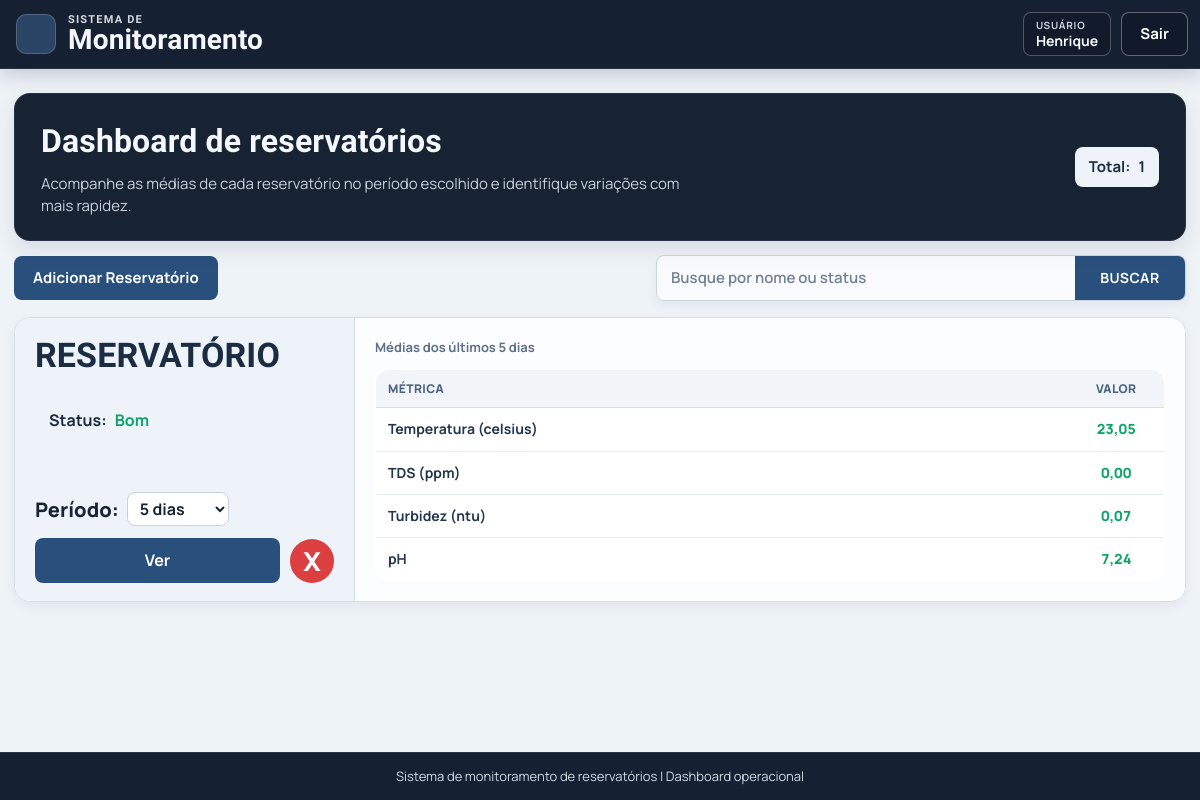
The app's page / (signed in) with its own data.
### app/models.py (models this page shows, shortened)
class Reservatorio(models.Model):
    STATUS_BOM = "bom"
    STATUS_ATENCAO = "atencao"
    STATUS_PERIGO = "perigo"
    FAIXA_PADRAO_PPM_TDS_MIN = 0.0
    FAIXA_PADRAO_PPM_TDS_MAX = 500.0
    FAIXA_PADRAO_NTU_TURBIDEZ_MIN = 0.0
    FAIXA_PADRAO_NTU_TURBIDEZ_MAX = 5.0
    FAIXA_PADRAO_CELSIUS_TEMPERATURA_MIN = 5.0
    FAIXA_PADRAO_CELSIUS_TEMPERATURA_MAX = 30.0
    FAIXA_PADRAO_PH_MIN = 6.0
    FAIXA_PADRAO_PH_MAX = 9.5
    META_PADRAO_PPM_TDS = 600.0
    META_PADRAO_NTU_TURBIDEZ = 1.5
    META_PADRAO_CELSIUS_TEMPERATURA = 25.0
    META_PADRAO_PH = 7.0
    ESP32_INTERVALO_ENVIO_NORMAL_PADRAO_S = 60
    ESP32_INTERVALO_ENVIO_CALIBRACAO_PADRAO_S = 5
    STATUS_CHOICES = (
        (STATUS_BOM, "Bom"),
        (STATUS_ATENCAO, "Ateno"),
        (STATUS_PERIGO, "Perigo"),
    )
    usuario = models.ForeignKey(
        settings.AUTH_USER_MODEL,
        on_delete=models.CASCADE,
        related_name="reservatorios",
    )
    nome = models.CharField(max_length=120, unique=True)
    status = models.CharField(max_length=20, choices=STATUS_CHOICES, default=STATUS_BOM)
    faixa_ppm_tds_min = models.FloatField(default=FAIXA_PADRAO_PPM_TDS_MIN)
    faixa_ppm_tds_max = models.FloatField(default=FAIXA_PADRAO_PPM_TDS_MAX)
    faixa_ntu_turbidez_min = models.FloatField(default=FAIXA_PADRAO_NTU_TURBIDEZ_MIN)
    faixa_ntu_turbidez_max = models.FloatField(default=FAIXA_PADRAO_NTU_TURBIDEZ_MAX)
    faixa_celsius_temperatura_min = models.FloatField(default=FAIXA_PADRAO_CELSIUS_TEMPERATURA_MIN)
    faixa_celsius_temperatura_max = models.FloatField(default=FAIXA_PADRAO_CELSIUS_TEMPERATURA_MAX)
    faixa_ph_min = models.FloatField(default=FAIXA_PADRAO_PH_MIN)
    faixa_ph_max = models.FloatField(default=FAIXA_PADRAO_PH_MAX)
    meta_ppm_tds = models.FloatField(default=META_PADRAO_PPM_TDS)
    meta_ntu_turbidez = models.FloatField(default=META_PADRAO_NTU_TURBIDEZ)
    meta_celsius_temperatura = models.FloatField(default=META_PADRAO_CELSIUS_TEMPERATURA)
    meta_ph = models.FloatField(default=META_PADRAO_PH)
    esp32_token_integracao = models.CharField(
        max_length=128,
        unique=True,
        default=gerar_token_integracao_esp32,
    )
    esp32_intervalo_envio_normal_s = models.PositiveIntegerField(
        default=ESP32_INTERVALO_ENVIO_NORMAL_PADRAO_S,
    )
    esp32_intervalo_envio_calibracao_s = models.PositiveIntegerField(
        default=ESP32_INTERVALO_ENVIO_CALIBRACAO_PADRAO_S,
    )
    alerta_sonoro_silenciado = models.BooleanField(default=False)
    alerta_sonoro_silenciado_permanente = models.BooleanField(default=False)
    alerta_sonoro_teste_ate = models.DateTimeField(null=True, blank=True)
    created_at = models.DateTimeField(auto_now_add=True)
    updated_at = models.DateTimeField(auto_now=True)
    class Meta:
        ordering = ["nome"]
    @classmethod
    def listar(cls, busca="", usuario=None):
        queryset = cls.objects.all()
        if usuario is not None:
            queryset = queryset.filter(usuario=usuario)
        termo = (busca or "").strip()
        if not termo:
            return queryset
        return queryset.filter(Q(nome__icontains=termo) | Q(status__icontains=termo))

### app/views.py (the view)
# urls.py: path('', views.index, name="index"),
@login_required(login_url="entrar")
@require_http_methods(["GET"])
def index(request):
    busca = request.GET.get("busca", "").strip()
    periodo_valor = _normalizar_periodo_valor(request.GET.get("dias"))
    periodo_delta = _delta_por_periodo(periodo_valor)
    reservatorios = list(Reservatorio.listar(busca=busca, usuario=request.user))
    dashboard_cards = _montar_dashboard_cards(reservatorios, periodo_delta)
    return render(
        request,
        "index.html",
        {
            "reservatorios": reservatorios,
            "dashboard_cards": dashboard_cards,
            "busca": busca,
            "periodo_selecionado": periodo_valor,
            "periodo_rotulo": _rotulo_periodo(periodo_valor),
            "periodos_disponiveis": PERIODOS_DISPONIVEIS,
        },
    )

### app/services/regras.py (called while the page is built)
def classificar_status_por_faixa(valor, *, minimo, maximo, margem_atencao, margem_perigo):
    if valor < (minimo - margem_perigo) or valor > (maximo + margem_perigo):
        return "perigo"
    if valor < (minimo - margem_atencao) or valor > (maximo + margem_atencao):
        return "atencao"
    return "bom"

### app/views.py (called while the page is built)
def _normalizar_periodo_valor(valor):
    valor_normalizado = (valor or "").strip().lower()
    valores_validos = {item[0] for item in PERIODOS_DISPONIVEIS}
    if valor_normalizado in valores_validos:
        return valor_normalizado
    try:
        dias_legado = int(valor_normalizado)
    except (TypeError, ValueError):
        return PERIODO_PADRAO_VALOR
    valor_legado = f"{dias_legado}d"
    if valor_legado in valores_validos:
        return valor_legado
    return PERIODO_PADRAO_VALOR

def _delta_por_periodo(periodo_valor):
    unidade = periodo_valor[-1]
    quantidade = int(periodo_valor[:-1])
    if unidade == "m":
        return timedelta(minutes=quantidade)
    if unidade == "h":
        return timedelta(hours=quantidade)
    return timedelta(days=quantidade)

def _rotulo_periodo(periodo_valor):
    for valor, rotulo in PERIODOS_DISPONIVEIS:
        if valor == periodo_valor:
            return rotulo
    return "5 dias"

def _medias_vazias():
    return {
        "temperatura": None,
        "tds": None,
        "turbidez": None,
        "ph": None,
    }

def _montar_dashboard_cards(reservatorios, periodo_delta):
    if not reservatorios:
        return []
    medias_por_chave = _mapear_medias_por_reservatorio(
        reservatorio_ids=[item.id for item in reservatorios],
        inicio_periodo=timezone.now() - periodo_delta,
    )
    return [
        _montar_dashboard_card_reservatorio(
            reservatorio,
            medias_por_chave=medias_por_chave,
        )
        for reservatorio in reservatorios
    ]

def _montar_dashboard_card_reservatorio(reservatorio, *, medias_por_chave):
    medias_ponto = medias_por_chave.get(reservatorio.id, _medias_vazias())
    return {
        "reservatorio": reservatorio,
        "ponto_unico": medias_ponto,
        "status_ponto_unico": _status_metricas_por_faixa(
            medias_ponto,
            reservatorio=reservatorio,
        ),
    }

### app/templates/index.html (shortened to what this page needs)
{% extends "blocos/base.html" %}
{% block content %}
<section class="detail-hero index-hero">
    <div>
        <h2>Dashboard de reservatórios</h2>
        <p class="index-hero-subtitle">
            Acompanhe as médias de cada reservatório no período escolhido e identifique variações com mais rapidez.
        </p>
    </div>
    <p class="detail-status index-total-pill">
        <span>Total:</span>
        <strong>{{ reservatorios|length }}</strong>
    </p>
</section>
<section class="toolbar">
    <form method="post" action="{% url 'reservatorio_adicionar' %}">
        <button class="btn-main" type="submit">Adicionar Reservatório</button>
    </form>
    <form class="search" method="get" action="{% url 'index' %}">
        <input
            type="text"
            name="busca"
            value="{{ busca }}"
            placeholder="Busque por nome ou status"
            aria-label="Buscar por nome ou status"
        >
        <button type="submit" aria-label="Buscar">Buscar</button>
    </form>
</section>
<section class="dashboard-grid">
    {% for card in dashboard_cards %}
    {% include "blocos/_dashboard_card.html" with card=card periodo_label=periodo_rotulo card_mode="index" %}
    {% empty %}
    <article class="empty-state">
        <p>Nenhum reservatório encontrado.</p>
    </article>
    {% endfor %}
</section>
{% endblock %}

### app/templates/blocos/nav_bar.html (shortened to what this page needs)
<header class="top-nav">
    <div class="top-nav-inner">
        <div class="top-nav-left">
            <a class="brand-link" href="{% if request.user.is_authenticated %}{% url 'index' %}{% else %}{% url 'entrar' %}{% endif %}">
                <span class="brand-mark" aria-hidden="true"></span>
                <h1 class="brand">
                    <span class="brand-kicker">SISTEMA DE</span>
                    <span class="brand-title">Monitoramento</span>
                </h1>
            </a>
        </div>
        <div class="top-nav-right">
            {% if request.user.is_authenticated %}
                <span class="user-chip">
                    <span class="user-chip-label">Usuário</span>
                    <strong>{{ request.user.username }}</strong>
                </span>
                <form method="post" action="{% url 'sair' %}">
                    <button class="btn-sair" type="submit">Sair</button>
                </form>
            {% else %}
                <a class="btn-sair" href="{% url 'entrar' %}">Entrar</a>
            {% endif %}
        </div>
    </div>
</header>

### app/templates/blocos/_dashboard_card.html (shortened to what this page needs)
<article class="dashboard-card">
    <section class="dashboard-card-left">
        <h2>{{ card.reservatorio.nome|upper }}</h2>
        <p class="status-pill">
            <span>Status:</span>
            <strong class="status-text status-{{ card.reservatorio.status }}">{{ card.reservatorio.get_status_display }}</strong>
        </p>
        {% if card_mode == "index" %}
        <form class="dashboard-period-form" method="get" action="{% url 'index' %}">
            <label for="periodo-{{ card.reservatorio.id }}">Período:</label>
            <select id="periodo-{{ card.reservatorio.id }}" name="dias" onchange="this.form.submit()">
                {% for periodo_valor_item, periodo_label_item in periodos_disponiveis %}
                <option value="{{ periodo_valor_item }}" {% if periodo_valor_item == periodo_selecionado %}selected{% endif %}>
                    {{ periodo_label_item }}
                </option>
                {% endfor %}
            </select>
        </form>
        {% else %}
        <p class="dashboard-period-static">
            <span>Período:</span>
            <strong>{{ periodo_label }}</strong>
        </p>
        {% endif %}
        {% if card_mode == "index" %}
        <div class="dashboard-actions">
            <a class="btn-ver" href="{% url 'reservatorio_detalhe' card.reservatorio.id %}">Ver</a>
            <form
                method="post"
                action="{% url 'reservatorio_excluir' card.reservatorio.id %}"
                data-confirm-delete-reservatorio
                data-reservatorio-nome="{{ card.reservatorio.nome }}"
            >
                <button class="btn-delete" type="submit" aria-label="Excluir reservatório">X</button>
            </form>
        </div>
        {% endif %}
    </section>
    <section class="dashboard-card-right">
        <p class="dashboard-period-caption">Médias dos últimos {{ periodo_label }}</p>
        <table class="dashboard-metrics-table">
            <thead>
                <tr>
                    <th scope="col">Métrica</th>
                    <th scope="col">VALOR</th>
                </tr>
            </thead>
            <tbody>
                <tr>
                    <th scope="row">Temperatura (celsius)</th>
                    <td class="dashboard-value status-{{ card.status_ponto_unico.temperatura }}">
                        {% if card.ponto_unico.temperatura is not None %}{{ card.ponto_unico.temperatura|floatformat:2 }}{% else %}--{% endif %}
                    </td>
                </tr>
                <tr>
                    <th scope="row">TDS (ppm)</th>
                    <td class="dashboard-value status-{{ card.status_ponto_unico.tds }}">
                        {% if card.ponto_unico.tds is not None %}{{ card.ponto_unico.tds|floatformat:2 }}{% else %}--{% endif %}
                    </td>
                </tr>
                <tr>
                    <th scope="row">Turbidez (ntu)</th>
                    <td class="dashboard-value status-{{ card.status_ponto_unico.turbidez }}">
                        {% if card.ponto_unico.turbidez is not None %}{{ card.ponto_unico.turbidez|floatformat:2 }}{% else %}--{% endif %}
                    </td>
                </tr>
                <tr>
                    <th scope="row">pH</th>
                    <td class="dashboard-value status-{{ card.status_ponto_unico.ph }}">
                        {% if card.ponto_unico.ph is not None %}{{ card.ponto_unico.ph|floatformat:2 }}{% else %}--{% endif %}
                    </td>
                </tr>
            </tbody>
        </table>
    </section>
</article>

### static/css/tokens.css (style rules this page uses)
:root { --font-sans: "Manrope", "Plus Jakarta Sans", "Segoe UI", sans-serif; --font-display: "Sora", "Manrope", "Segoe UI", sans-serif; --color-canvas: #eef3f8; --color-canvas-strong: #e5ebf3; --color-surface: #ffffff; --color-surface-muted: #f4f7fb; --color-surface-dark: #172233; --color-text: #182434; --color-text-muted: #5d6b7d; --color-text-inverse: #f4f7fb; --color-border: #d6deea; --color-border-strong: #bcc8d8; --color-accent: #3d6ea8; --color-accent-dark: #294f7c; --color-accent-soft: #e8eff8; --color-danger: #dc3f3f; --color-status-bom: #0da566; --color-status-atencao: #dd7a00; --color-status-perigo: #cf3434; --radius-xs: 6px; --radius-sm: 8px; --radius-md: 12px; --radius-lg: 16px; --radius-pill: 999px; --shadow-sm: 0 4px 12px rgba(17, 34, 58, 0.06); --shadow-md: 0 8px 20px rgba(14, 31, 53, 0.1); --shadow-dark: 0 10px 24px rgba(5, 14, 21, 0.22); --ease-standard: 180ms ease; }

### static/css/foundation.css (style rules this page uses)
* { box-sizing: border-box; }
html, body { min-height: 100%; }
body { margin: 0; font-family: var(--font-sans); color: var(--color-text); background: var(--color-canvas); line-height: 1.45; }
a { color: inherit; }
h1, h2, h3, h4, h5, h6 { margin: 0; font-family: var(--font-display); letter-spacing: 0.15px; }
p { margin: 0; }
button, input, select, textarea { font: inherit; }

### static/css/layout.css (style rules this page uses)
.top-nav { position: sticky; top: 0; z-index: 100; color: var(--color-text-inverse); padding: 12px 16px; border-bottom: 1px solid rgba(255, 255, 255, 0.08); background: #152033; box-shadow: 0 6px 18px rgba(9, 21, 39, 0.18); }
.top-nav-inner { width: min(1880px, calc(100vw - 28px)); margin: 0 auto; display: flex; align-items: center; justify-content: space-between; gap: 14px; flex-wrap: wrap; }
.top-nav-left { display: flex; align-items: center; gap: 14px; min-width: 0; }
.brand-link { text-decoration: none; display: inline-flex; align-items: center; gap: 12px; }
.brand-mark { width: 40px; height: 40px; border-radius: 10px; background: #2a4466; border: 1px solid rgba(255, 255, 255, 0.18); }
.brand { line-height: 1.05; }
.brand-kicker { display: block; font-size: 11px; letter-spacing: 1.2px; opacity: 0.86; }
.brand-title { display: block; font-size: 28px; font-weight: 800; }
.top-nav-right { display: flex; align-items: center; gap: 10px; margin-left: auto; }
.top-nav-right form { margin: 0; }

### records on screen
Reservatorio: reservatorio.nome "RESERVATÓRIO", reservatorio.status "Bom", dias "5 dias", periodo_label "5 dias", ponto_unico.temperatura "23,05", ponto_unico.tds "0,00", ponto_unico.turbidez "0,07", ponto_unico.ph "7,24"

### other values on screen
{{ request.user.username }} "Henrique"
{{ reservatorios|length }} "1"
